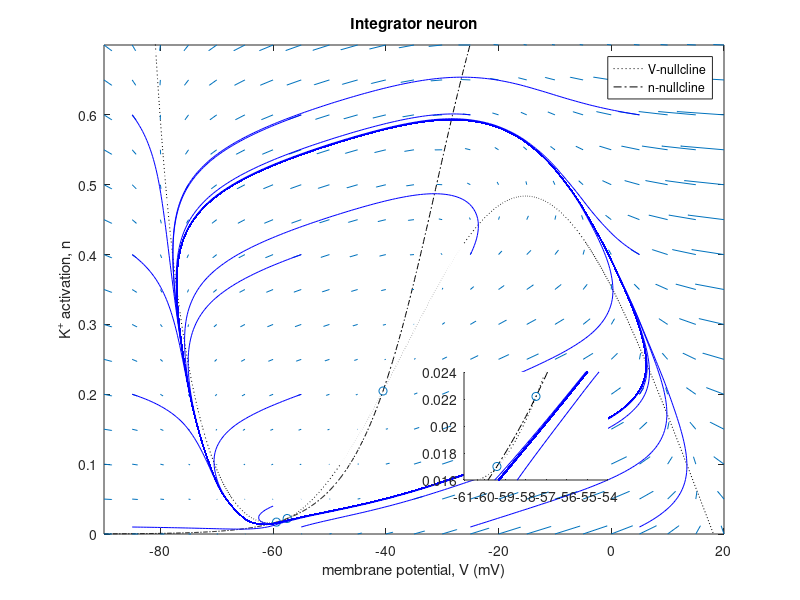

Write the MATLAB code that produced this figure. (Note: this script raises an error after producing the figure.)
clear all; close all;

% persistent sodium plus potassium model
% note: we assume tau_n(v)=1, C=1;

% simulation parameters
T=300; % total time (ms)
dt=0.1; % simulation time-step (ms)
tVec=(dt:dt:T); % time vector
numTime=length(tVec); % number of timepoints
pw=1; % pulse width (ms)
ipi=[3.8 7.6 11.4]; % inter-pulse-interval (ms)
pulse_inds=[(find(tVec>=10,1,'first'):find(tVec<=10+pw,1,'last')),...
    (find(tVec>=10+ipi(1),1,'first'):find(tVec<=10+ipi(1)+pw,1,'last')),...
    (find(tVec>=110,1,'first'):find(tVec<=110+pw,1,'last')),...
    (find(tVec>=110+ipi(2),1,'first'):find(tVec<=110+ipi(2)+pw,1,'last')),...
    (find(tVec>=210,1,'first'):find(tVec<=210+pw,1,'last')),...
    (find(tVec>=210+ipi(3),1,'first'):find(tVec<=210+ipi(3)+pw,1,'last'))];

%%% integrator %%%
% parameters
g_l=8; % conductance constant (leak)
g_na=20;
g_k=10;
E_l=-79.42; % Nernst potential (leak)
E_na=60;
E_k=-90;
vh_m=-20; % steady-state half-life potential (m-gate)
vh_n=-31;
k_m=15; % sigma function slope factor (m-gate)
k_n=7;
I_base=4.3; % baseline injected current

% Compute nullclines and vector field
vVec=(-90:0.1:20); % vector spanning voltage values (v-dimension)
nVec=(0:0.001:0.7)'; % vector spanning n-gate values (n-dimension)
[X,Y]=meshgrid(downsample(vVec,50),downsample(nVec,50)); % create 2D grid of downsampled values
v_dot = I_base-g_l.*(X-E_l)-g_na./(1+exp((vh_m-X)/k_m)).*(X-E_na)-g_k*Y.*(X-E_k); % dv/dt
n_dot = 1./(1+exp((vh_n-X)/k_n))-Y; % dn/dt
v_null = (I_base-g_l*(vVec-E_l)-g_na./(1+exp((vh_m-vVec)/k_m)).*(vVec-E_na))./(g_k*(vVec-E_k)); % v-nullcline
n_null = 1./(1+exp((vh_n-vVec)/k_n)); % n-nullcline

% Plot nullclines and vector field
figure
plot(vVec,v_null,'k:',vVec,n_null,'k-.')
axis([vVec(1) vVec(end) 0 0.7])
hold on
scatter([-40.5,-57.5,-59.4],[0.2047,0.02219,0.017],'ro'); % equilibria
h=quiver(X,Y,v_dot,n_dot,'AutoScaleFactor',2); % downsample vVec and plot vector field 
hs = get(h,'MaxHeadSize');
set(h,'MaxHeadSize',hs/1000)
startx=[-60,-85,-55,-25,5,-85,-55,-25,5,-85,-55,-25,5,-85,-55,-25,5];
starty=[0.04,0.6,0.6,0.6,0.6,0.4,0.4,0.4,0.4,0.2,0.2,0.2,0.2,0.01,0.01,0.01,0.01,];
streamline(X,Y,v_dot,n_dot,startx,starty)
hold off
title('Integrator neuron')
legend('V-nullcline','n-nullcline')
xlabel('membrane potential, V (mV)')
ylabel('K^+ activation, n')
axes('Position',[.58 .2 .18 .18])
box on
plot(vVec,v_null,'k:',vVec,n_null,'k-.')
hold on
scatter([-40.5,-57.5,-59.4],[0.2047,0.02219,0.017],'ro'); % equilibria
streamline(X,Y,v_dot,n_dot,startx,starty)
hold off
axis([vVec(find(vVec>=-61,1,'first')) vVec(find(vVec<=-54,1,'last')) 0.016 0.024])
box off

% inital values in phase-space
v=-59.4*ones(1,numTime);
n=0.017*ones(1,numTime);

% injected current
I=I_base*ones(1,numTime); % baseline injected current
I(pulse_inds)=I_base+0.68;% % add pulse current

% forward Euler method
for i=1:numTime-1
    m_inf = 1/(1+exp((vh_m-v(i))/k_m));
    n_inf = 1/(1+exp((vh_n-v(i))/k_n));
    n(i+1) = n(i)+dt*(n_inf-n(i));
    v(i+1)=v(i)+dt*(I(i)-g_l*(v(i)-E_l)-g_na*m_inf*(v(i)-E_na)-g_k*n(i)*(v(i)-E_k));
end

% plot spiking results
figure
yyaxis left
plot(tVec,v)
ylabel('potential, V (mV)')
axis([0 max(tVec) min(v)-0.15/0.80*(max(v)-min(v)) max(v)+0.05/0.80*(max(v)-min(v))])
yyaxis right
plot(tVec,I)
axis([0 max(tVec) min(I)-0.05/0.05*(max(I)-min(I)) max(I)+0.90/0.05*(max(I)-min(I))])
yticks(unique(I))
title('Integrator neuron')
ylabel('injected current, I ({\mu}A/cm^2)')
xlabel('time (ms)')


%%% resonator %%%
% parameters
g_l=8; % conductance constant (leak)
g_na=20;
g_k=10;
E_l=-79.42; % Nernst potential (leak)
E_na=60;
E_k=-90;
vh_m=-20; % steady-state half-life potential (m-gate)
vh_n=-34;
k_m=15; % sigma function slope factor (m-gate)
k_n=7;
I_base=7; % baseline injected current

% Compute nullclines and vector field
vVec=(-90:0.1:20); % vector spanning voltage values (v-dimension)
nVec=(0:0.001:0.7)'; % vector spanning n-gate values (n-dimension)
[X,Y]=meshgrid(downsample(vVec,50),downsample(nVec,50)); % create 2D grid of downsampled values
v_dot = I_base-g_l.*(X-E_l)-g_na./(1+exp((vh_m-X)/k_m)).*(X-E_na)-g_k*Y.*(X-E_k); % dv/dt
n_dot = 1./(1+exp((vh_n-X)/k_n))-Y; % dn/dt
v_null = (I_base-g_l*(vVec-E_l)-g_na./(1+exp((vh_m-vVec)/k_m)).*(vVec-E_na))./(g_k*(vVec-E_k)); % v-nullcline
n_null = 1./(1+exp((vh_n-vVec)/k_n)); % n-nullcline

% Plot nullclines and vector field
figure
plot(vVec,v_null,'k:',vVec,n_null,'k-.')
axis([vVec(1) vVec(end) 0 0.7])
hold on
scatter(-59.4,0.02587,'ro'); % equilibria
h=quiver(X,Y,v_dot,n_dot,'AutoScaleFactor',2); % downsample vVec and plot vector field 
hs = get(h,'MaxHeadSize');
set(h,'MaxHeadSize',hs/1000)
startx=[-60,-85,-55,-25,5,-85,-55,-25,5,-85,-55,-25,5,-85,-55,-25,5];
starty=[0.04,0.6,0.6,0.6,0.6,0.4,0.4,0.4,0.4,0.2,0.2,0.2,0.2,0.01,0.01,0.01,0.01,];
streamline(X,Y,v_dot,n_dot,startx,starty)
hold off
title('Resonator neuron')
legend('V-nullcline','n-nullcline')
xlabel('membrane potential, V (mV)')
ylabel('K^+ activation, n')
axes('Position',[.58 .2 .18 .18])
box on
plot(vVec,v_null,'k:',vVec,n_null,'k-.')
hold on
scatter(-59.4,0.02587,'ro'); % equilibria
streamline(X,Y,v_dot,n_dot,startx,starty)
hold off
axis([vVec(find(vVec>=-65,1,'first')) vVec(find(vVec<=-55,1,'last')) 0.02 0.04])
box off

% inital values in phase-space
v=-59.4*ones(1,numTime);
n=0.02587*ones(1,numTime);

% injected current
I=I_base*ones(1,numTime); % baseline injected current
I(pulse_inds)=I_base+1.9;% add pulse current

% forward Euler method
for i=1:numTime-1
    m_inf = 1/(1+exp((vh_m-v(i))/k_m));
    n_inf = 1/(1+exp((vh_n-v(i))/k_n));
    n(i+1) = n(i)+dt*(n_inf-n(i));
    v(i+1) = v(i)+dt*(I(i)-g_l*(v(i)-E_l)-g_na*m_inf*(v(i)-E_na)-g_k*n(i)*(v(i)-E_k));
end

% plot spiking results
figure
yyaxis left
plot(tVec,v)
ylabel('potential, V (mV)')
axis([0 max(tVec) min(v)-0.15/0.80*(max(v)-min(v)) max(v)+0.05/0.80*(max(v)-min(v))])
yyaxis right
plot(tVec,I)
axis([0 max(tVec) min(I)-0.05/0.05*(max(I)-min(I)) max(I)+0.90/0.05*(max(I)-min(I))])
yticks(unique(I))
title('Resonator neuron')
ylabel('injected current, I ({\mu}A/cm^2)')
xlabel('time (ms)')


%%% BT %%%
% parameters
g_l=8; % conductance constant (leak)
g_na=20;
g_k=10;
E_l=-79.42; % Nernst potential (leak)
E_na=60;
E_k=-90;
vh_m=-20; % steady-state half-life potential (m-gate)
vh_n=-31.64;
k_m=15; % sigma function slope factor (m-gate)
k_n=7;
I_base=5; % baseline injected current

% Compute nullclines and vector field
vVec=(-90:0.1:20); % vector spanning voltage values (v-dimension)
nVec=(0:0.001:0.7)'; % vector spanning n-gate values (n-dimension)
[X,Y]=meshgrid(downsample(vVec,50),downsample(nVec,50)); % create 2D grid of downsampled values
v_dot = I_base-g_l.*(X-E_l)-g_na./(1+exp((vh_m-X)/k_m)).*(X-E_na)-g_k*Y.*(X-E_k); % dv/dt
n_dot = 1./(1+exp((vh_n-X)/k_n))-Y; % dn/dt
v_null = (I_base-g_l*(vVec-E_l)-g_na./(1+exp((vh_m-vVec)/k_m)).*(vVec-E_na))./(g_k*(vVec-E_k)); % v-nullcline
n_null = 1./(1+exp((vh_n-vVec)/k_n)); % n-nullcline

% Plot nullclines and vector field
figure
plot(vVec,v_null,'k:',vVec,n_null,'k-.')
axis([vVec(1) vVec(end) 0 0.7])
hold on
scatter([-42.3,-57.7,-58.4],[0.179,0.02359,0.0214],'ro'); % equilibria
h=quiver(X,Y,v_dot,n_dot,'AutoScaleFactor',2); % downsample vVec and plot vector field 
hs = get(h,'MaxHeadSize');
set(h,'MaxHeadSize',hs/1000)
startx=[-60,-85,-55,-25,5,-85,-55,-25,5,-85,-55,-25,5,-85,-55,-25,5];
starty=[0.04,0.6,0.6,0.6,0.6,0.4,0.4,0.4,0.4,...
    0.2,0.2,0.2,0.2,0.01,0.01,0.01,0.01,];
streamline(X,Y,v_dot,n_dot,startx,starty)
hold off
title('Transition (near BT) neuron')
legend('V-nullcline','n-nullcline')
xlabel('membrane potential, V (mV)')
ylabel('K^+ activation, n')
axes('Position',[.58 .2 .18 .18])
box on
plot(vVec,v_null,'k:',vVec,n_null,'k-.')
hold on
scatter([-42.3,-57.7,-58.4],[0.179,0.02359,0.0214],'ro'); % equilibria
streamline(X,Y,v_dot,n_dot,startx,starty)
hold off
axis([vVec(find(vVec>=-65,1,'first')) vVec(find(vVec<=-55,1,'last')) 0.02 0.04])
box off

% inital values in phase-space
v=-58.396*ones(1,numTime);
n=0.0214*ones(1,numTime);

% injected current
I=I_base*ones(1,numTime); % baseline injected current
I((find(tVec>=10,1,'first'):find(tVec<=10+pw,1,'last')))=I_base+0.8;% add pulse current

% forward Euler method
for i=1:numTime-1
    m_inf = 1/(1+exp((vh_m-v(i))/k_m));
    n_inf = 1/(1+exp((vh_n-v(i))/k_n));
    n(i+1) = n(i)+dt*(n_inf-n(i));
    v(i+1) = v(i)+dt*(I(i)-g_l*(v(i)-E_l)-g_na*m_inf*(v(i)-E_na)-g_k*n(i)*(v(i)-E_k));
end

% plot spiking results
figure
yyaxis left
plot(tVec,v)
ylabel('potential, V (mV)')
axis([0 max(tVec) min(v)-0.15/0.80*(max(v)-min(v)) max(v)+0.05/0.80*(max(v)-min(v))])
yyaxis right
plot(tVec,I)
axis([0 max(tVec) min(I)-0.05/0.05*(max(I)-min(I)) max(I)+0.90/0.05*(max(I)-min(I))])
yticks(unique(I))
title('Transition (near BT) neuron')
ylabel('injected current, I ({\mu}A/cm^2)')
xlabel('time (ms)')
